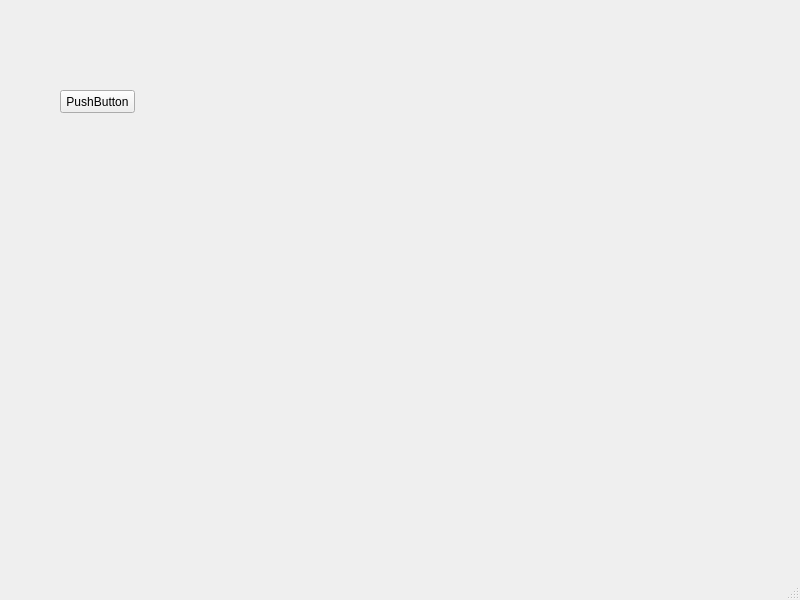
<?xml version="1.0" encoding="UTF-8"?>
<ui version="4.0">
 <class>MainWindow</class>
 <widget class="QMainWindow" name="MainWindow">
  <property name="geometry">
   <rect>
    <x>0</x>
    <y>0</y>
    <width>800</width>
    <height>600</height>
   </rect>
  </property>
  <property name="windowTitle">
   <string>MainWindow</string>
  </property>
  <widget class="QWidget" name="centralwidget">
   <widget class="QPushButton" name="pushButton_tb_info">
    <property name="geometry">
     <rect>
      <x>60</x>
      <y>90</y>
      <width>75</width>
      <height>23</height>
     </rect>
    </property>
    <property name="text">
     <string>PushButton</string>
    </property>
   </widget>
  </widget>
  <widget class="QMenuBar" name="menubar">
   <property name="geometry">
    <rect>
     <x>0</x>
     <y>0</y>
     <width>800</width>
     <height>23</height>
    </rect>
   </property>
  </widget>
  <widget class="QStatusBar" name="statusbar"/>
  <action name="actionTreasury_bond">
   <property name="text">
    <string>treasury bond</string>
   </property>
  </action>
 </widget>
 <resources/>
 <connections/>
</ui>
